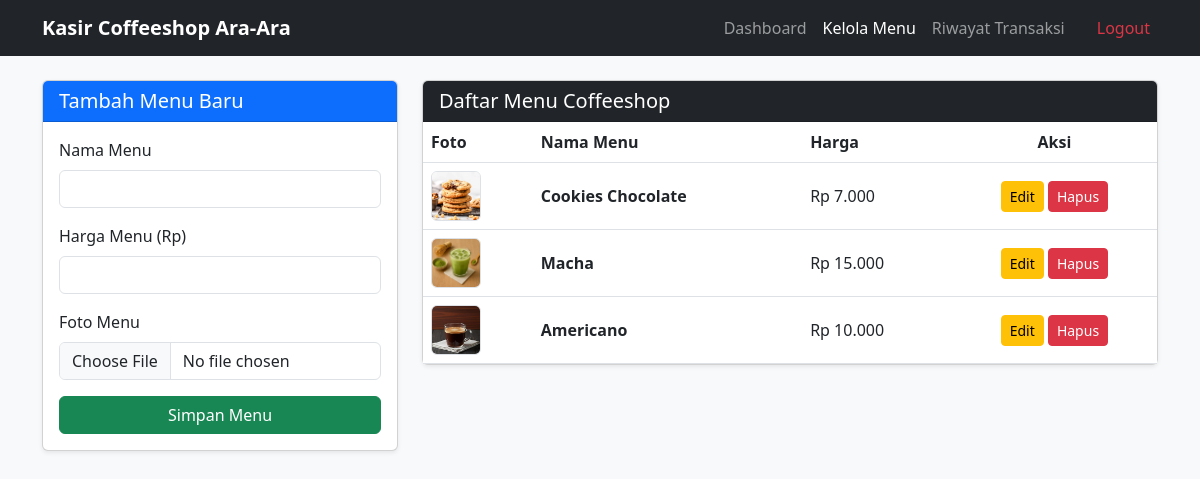
The page /kasir/menu.php (signed in) on the database as committed earlier.
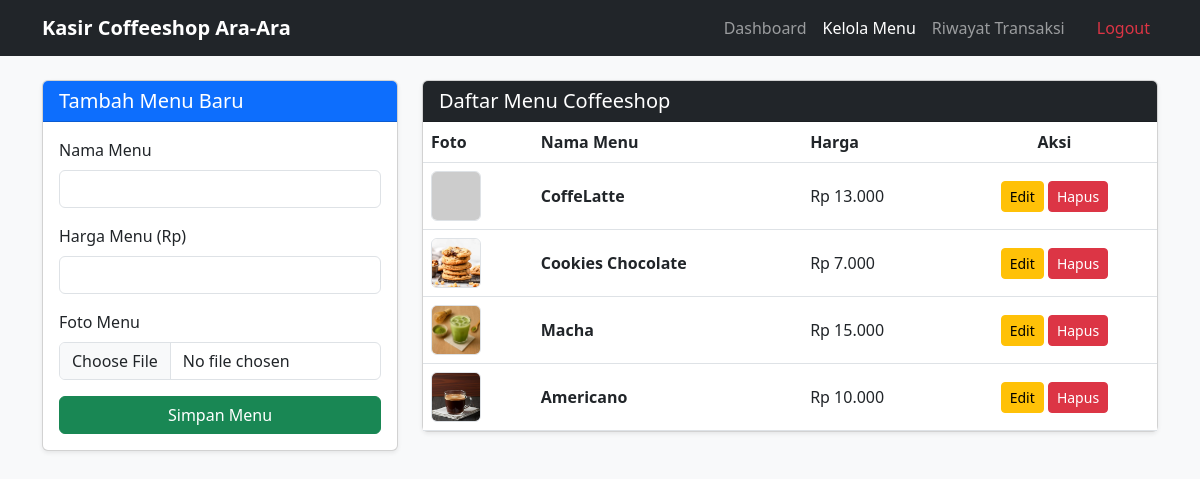
The same page on the database as committed later.
### tables this page shows
CREATE TABLE `menu` (
  `id_menu` int NOT NULL,
  `nama_menu` varchar(100) NOT NULL,
  `harga_menu` decimal(10,2) NOT NULL,
  `foto_menu` varchar(255) DEFAULT NULL
);

### kasir/menu.php (the view, shortened to what this page needs)
<?php
include '../config/koneksi.php';
?>
<!DOCTYPE html>
<html lang="id">
<head>
    <link href="https://cdn.jsdelivr.net/npm/bootstrap@5.3.0/dist/css/bootstrap.min.css" rel="stylesheet">
</head>
<body class="bg-light">
<nav class="navbar navbar-expand-lg navbar-dark bg-dark">
    <div class="container">
        <a class="navbar-brand fw-bold" href="#">Kasir Coffeeshop Ara-Ara</a>
        <div class="navbar-nav ms-auto">
            <a class="nav-link" href="dashboard.php">Dashboard</a>
            <a class="nav-link active" href="menu.php">Kelola Menu</a>
            <a class="nav-link" href="riwayat.php">Riwayat Transaksi</a>
            <a class="nav-link text-danger ms-3" href="logout.php">Logout</a>
        </div>
    </div>
</nav>
<div class="container py-4">
    <div class="row">
        <div class="col-md-4 mb-4">
            <div class="card shadow-sm">
                <div class="card-header bg-primary text-white">
                    <h5 class="mb-0">Tambah Menu Baru</h5>
                </div>
                <div class="card-body">
                    <form action="" method="POST" enctype="multipart/form-data">
                        <div class="mb-3">
                            <label class="form-label">Nama Menu</label>
                            <input type="text" name="nama_menu" class="form-control" required>
                        </div>
                        <div class="mb-3">
                            <label class="form-label">Harga Menu (Rp)</label>
                            <input type="number" name="harga_menu" class="form-control" required>
                        </div>
                        <div class="mb-3">
                            <label class="form-label">Foto Menu</label>
                            <input type="file" name="foto_menu" class="form-control" accept="image/*" required>
                        </div>
                        <button type="submit" name="tambah" class="btn btn-success w-100">Simpan Menu</button>
                    </form>
                </div>
            </div>
        </div>
        <div class="col-md-8">
            <div class="card shadow-sm">
                <div class="card-header bg-dark text-white">
                    <h5 class="mb-0">Daftar Menu Coffeeshop</h5>
                </div>
                <div class="card-body p-0">
                    <table class="table table-hover align-middle mb-0">
                        <thead>
                            <tr>
                                <th>Foto</th>
                                <th>Nama Menu</th>
                                <th>Harga</th>
                                <th class="text-center">Aksi</th>
                            </tr>
                        </thead>
                        <tbody>
                            <?php
                            $query = mysqli_query($conn, "SELECT * FROM menu ORDER BY id_menu DESC");
                            while($row = mysqli_fetch_assoc($query)):
                                $path_foto = "../assets/img/" . $row['foto_menu'];
                                if(!empty($row['foto_menu']) && file_exists($path_foto)){
                                    $foto = $path_foto;
                                } else {
                                    $foto = "https://via.placeholder.com/80?text=No+Img";
                                }
                            ?>
                            <tr>
                                <td><img src="<?= $foto ?>" style="width: 50px; height: 50px; object-fit: cover;" class="rounded border"></td>
                                <td class="fw-bold"><?= htmlspecialchars($row['nama_menu']) ?></td>
                                <td>Rp <?= number_format($row['harga_menu'], 0, ',', '.') ?></td>
                                <td class="text-center">
                                    <button class="btn btn-sm btn-warning" data-bs-toggle="modal" data-bs-target="#editModal<?= $row['id_menu'] ?>">Edit</button>
                                    <a href="menu.php?hapus=<?= $row['id_menu'] ?>" onclick="return confirm('Hapus menu ini?')" class="btn btn-sm btn-danger">Hapus</a>
                                </td>
                            </tr>
                            <?php endwhile; ?>
                        </tbody>
                    </table>
                </div>
            </div>
        </div>
    </div>
</div>
</body>
</html>

Rows that differ between the two databases and show on the page:
added menu: nama_menu "CoffeLatte", harga_menu "13.000"
